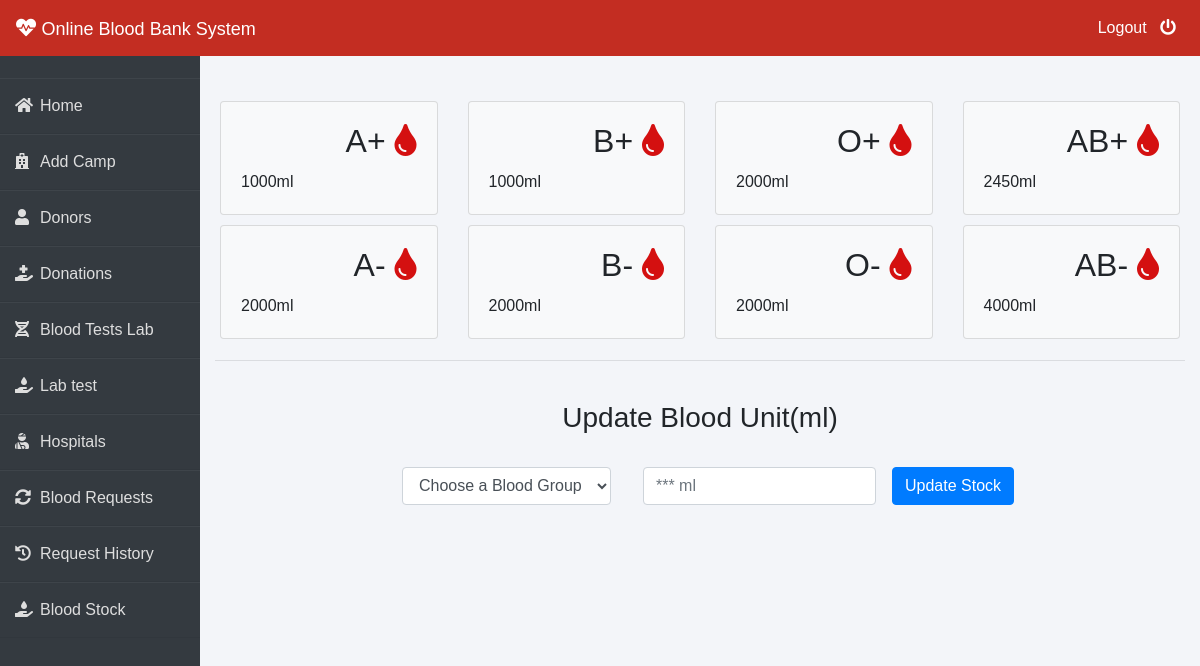
The page /admin-blood (signed in) on the database as committed earlier.
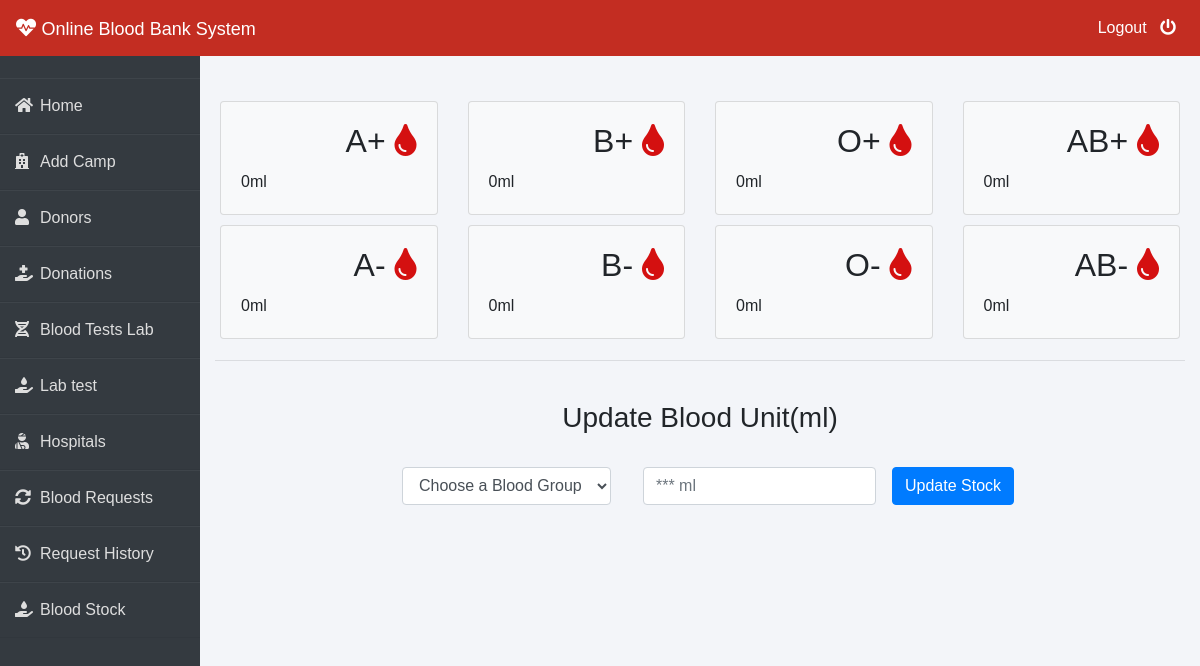
The same page on the database as committed later.
### blood/models.py (models this page shows, shortened)
class Stock(models.Model):
    bloodgroup = models.CharField(max_length=10)
    unit = models.PositiveIntegerField(default=0)

### blood/views.py (the view, shortened to what this page needs)
# urls.py: path('admin-blood', views.admin_blood_view,name='admin-blood'),
@login_required(login_url='adminlogin')
def admin_blood_view(request):
    dict = {
        'bloodForm': forms.BloodForm(),
        'A1': models.Stock.objects.get(bloodgroup="A+"),
        'A2': models.Stock.objects.get(bloodgroup="A-"),
        'B1': models.Stock.objects.get(bloodgroup="B+"),
        'B2': models.Stock.objects.get(bloodgroup="B-"),
        'AB1': models.Stock.objects.get(bloodgroup="AB+"),
        'AB2': models.Stock.objects.get(bloodgroup="AB-"),
        'O1': models.Stock.objects.get(bloodgroup="O+"),
        'O2': models.Stock.objects.get(bloodgroup="O-"),
    }
    return render(request, 'blood/admin_blood.html', context=dict)

### blood/forms.py
class BloodForm(forms.ModelForm):
    class Meta:
        model=models.Stock
        fields=['bloodgroup','unit']

### templates/blood/admin_blood.html (shortened to what this page needs)
{% extends 'blood/adminbase.html' %}
{% block content %}
{% load widget_tweaks %}
<br><br>
<div class="container">
    <div class="row">
      <div class="col-sm-3">
        <div class="card bg-light">
          <div class="card-body">
              <div class="blood">
                  <h2>A+ <i class="fas fa-tint"></i></h2>
              </div><br><br>
              <div>
                  {{A1.unit}}ml
              </div>
          </div>
        </div>
      </div>
      <div class="col-sm-3">
          <div class="card bg-light">
              <div class="card-body">
                  <div class="blood">
                      <h2>B+ <i class="fas fa-tint"></i></h2>
                  </div><br><br>
                  <div>
                    {{B1.unit}}ml
                  </div>
              </div>
            </div>
      </div>
      <div class="col-sm-3">
          <div class="card bg-light">
              <div class="card-body">
                  <div class="blood">
                      <h2>O+ <i class="fas fa-tint"></i></h2>
                  </div><br><br>
                  <div>
                    {{O1.unit}}ml
                  </div>
              </div>
            </div>
        </div>
        <div class="col-sm-3">
          <div class="card bg-light">
              <div class="card-body">
                  <div class="blood">
                      <h2>AB+ <i class="fas fa-tint"></i></h2>
                  </div><br><br>
                  <div>
                    {{AB1.unit}}ml
                  </div>
              </div>
            </div>
        </div>
    </div>
    <div class="row">
      <div class="col-sm-3">
        <div class="card bg-light">
          <div class="card-body">
              <div class="blood">
                  <h2>A- <i class="fas fa-tint"></i></h2>
              </div><br><br>
              <div>
                {{A2.unit}}ml
              </div>
          </div>
        </div>
      </div>
      <div class="col-sm-3">
          <div class="card bg-light">
              <div class="card-body">
                  <div class="blood">
                      <h2>B- <i class="fas fa-tint"></i></h2>
                  </div><br><br>
                  <div>
                    {{B2.unit}}ml
                  </div>
              </div>
            </div>
      </div>
      <div class="col-sm-3">
          <div class="card bg-light">
              <div class="card-body">
                  <div class="blood">
                      <h2>O- <i class="fas fa-tint"></i></h2>
                  </div><br><br>
                  <div>
                    {{O2.unit}}ml
                  </div>
              </div>
            </div>
        </div>
        <div class="col-sm-3">
          <div class="card bg-light">
              <div class="card-body">
                  <div class="blood">
                      <h2>AB- <i class="fas fa-tint"></i></h2>
                  </div><br><br>
                  <div>
                    {{AB2.unit}}ml
                  </div>
              </div>
            </div>
        </div>
    </div>
<hr>
<br>
<h3 class="text-center">Update Blood Unit(ml)</h3><br>
<div class="xyz">
    <form class="form-inline" method="POST">
        <div class="form-group mx-sm-3 mb-6">
            <select name="bloodgroup" class="form-control">
                <option disabled="disabled" selected="selected">Choose a Blood Group</option>
            </select>
          </div>
        <div class="form-group mx-sm-3 mb-6">
          <input type="number" class="form-control" name="unit" placeholder="*** ml">
        </div>
        <button type="submit" class="btn btn-primary">Update Stock</button>
      </form>
</div>
</div>
{% endblock content %}

Rows that differ between the two databases and show on the page:
changed Stock (number 1 of 8 on the later page): unit "1000" → "0"
changed Stock (number 2 of 8 on the later page): unit "1000" → "0"
changed Stock (number 3 of 8 on the later page): unit "2000" → "0"
changed Stock (number 4 of 8 on the later page): unit "2450" → "0"
changed Stock (number 5 of 8 on the later page): unit "2000" → "0"
changed Stock (number 6 of 8 on the later page): unit "2000" → "0"
changed Stock (number 7 of 8 on the later page): unit "2000" → "0"
changed Stock (number 8 of 8 on the later page): unit "4000" → "0"
